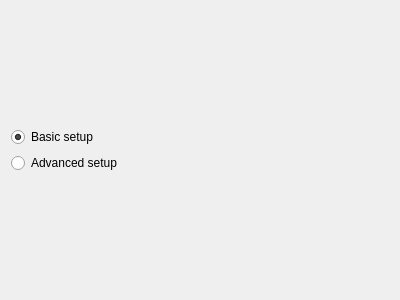
<?xml version="1.0" encoding="UTF-8"?>
<ui version="4.0">
 <class>WizardTypeChoicePage</class>
 <widget class="QWizardPage" name="WizardTypeChoicePage">
  <property name="geometry">
   <rect>
    <x>0</x>
    <y>0</y>
    <width>400</width>
    <height>300</height>
   </rect>
  </property>
  <property name="windowTitle">
   <string>WizardPage</string>
  </property>
  <property name="title">
   <string>Select wizard type</string>
  </property>
  <property name="subTitle">
   <string>Select the complexity level of options you would like to set during this startup wizard.</string>
  </property>
  <layout class="QVBoxLayout" name="verticalLayout">
   <item>
    <spacer name="verticalSpacer_2">
     <property name="orientation">
      <enum>Qt::Vertical</enum>
     </property>
     <property name="sizeHint" stdset="0">
      <size>
       <width>20</width>
       <height>40</height>
      </size>
     </property>
    </spacer>
   </item>
   <item>
    <widget class="QRadioButton" name="BasicSetup_">
     <property name="text">
      <string>Basic setup</string>
     </property>
     <property name="checked">
      <bool>true</bool>
     </property>
    </widget>
   </item>
   <item>
    <widget class="QRadioButton" name="AdvancedSetup_">
     <property name="text">
      <string>Advanced setup</string>
     </property>
    </widget>
   </item>
   <item>
    <spacer name="verticalSpacer">
     <property name="orientation">
      <enum>Qt::Vertical</enum>
     </property>
     <property name="sizeHint" stdset="0">
      <size>
       <width>20</width>
       <height>115</height>
      </size>
     </property>
    </spacer>
   </item>
  </layout>
 </widget>
 <resources/>
 <connections/>
</ui>
